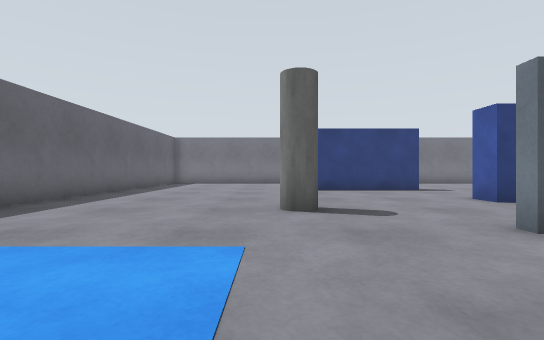
[1] (above)

21 first-person views from a walk through a world built for the Gazebo simulator. The camera is 0.72 m above the floor, looks level and sees 85° across. The floor is counted in squares, 1 m on a side. Each view is taken from the middle of a square. On the plan, view 1 faces up. The plan holds only what a view shows up to about 10 squares ahead; the rest is blank. Robots are left out. Some stock models are drawn as simple stand-ins.

[2]
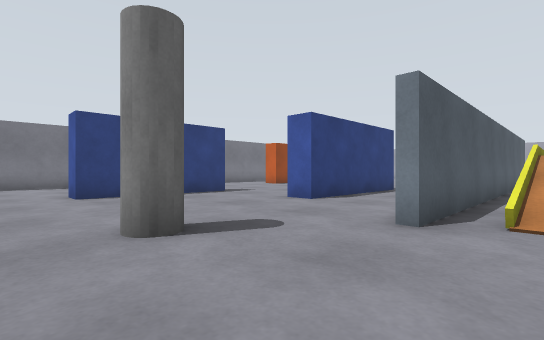

[3]
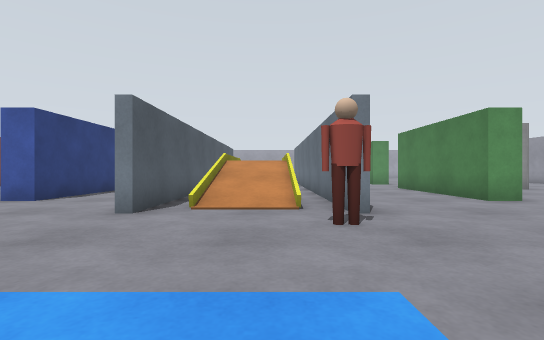

[4]
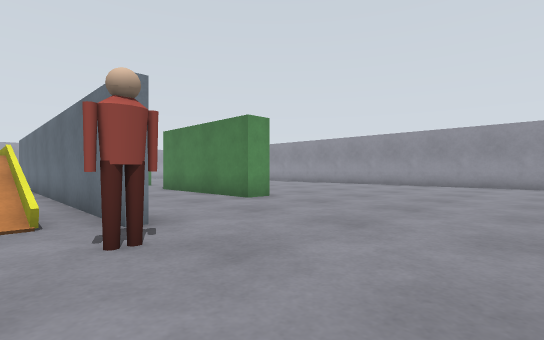

[5]
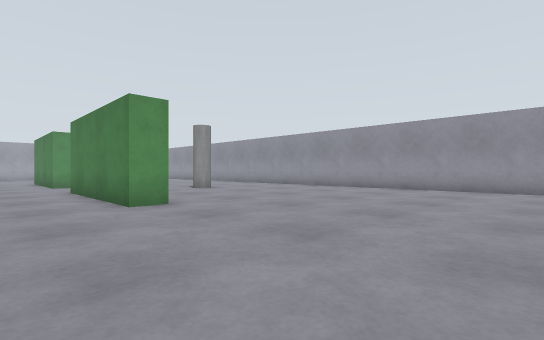

[6]
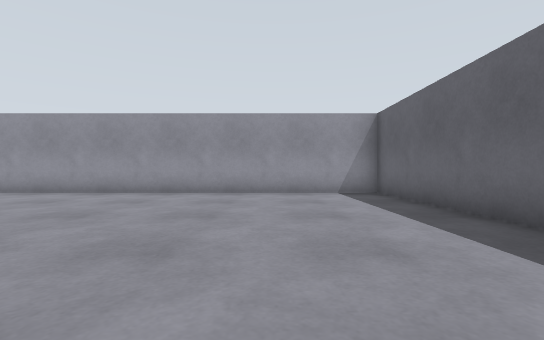

[7]
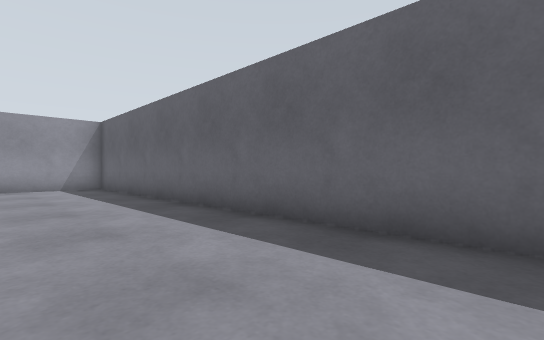

[8]
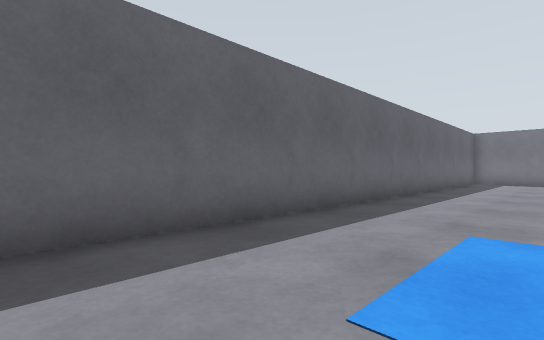

[9]
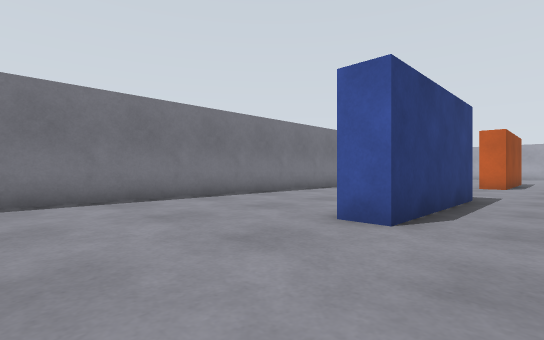

[10]
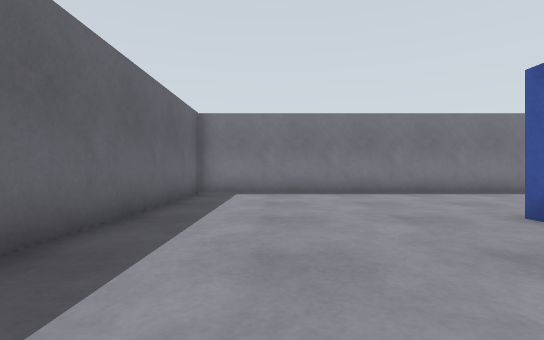

[11]
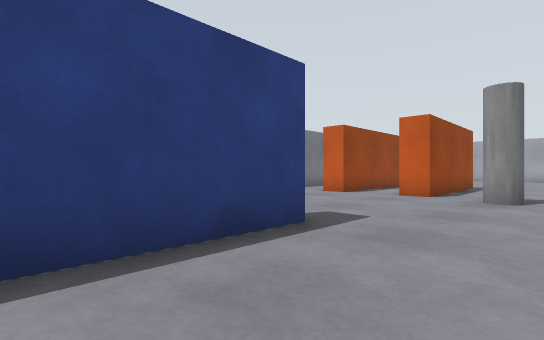

[12]
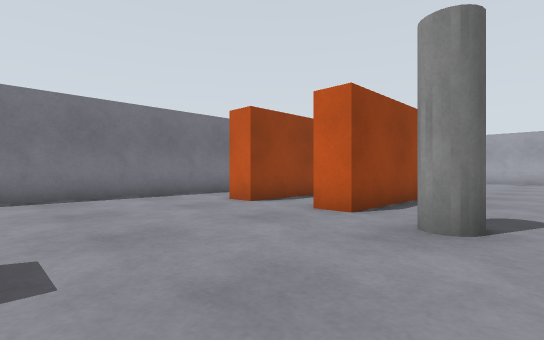

[13]
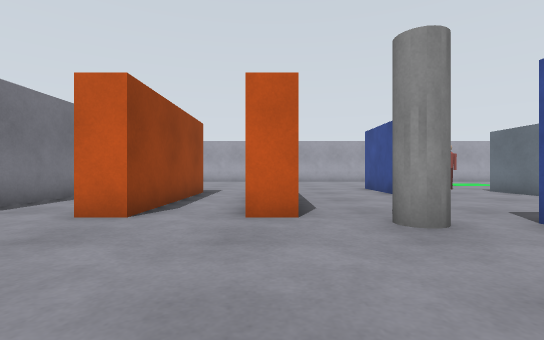

[14]
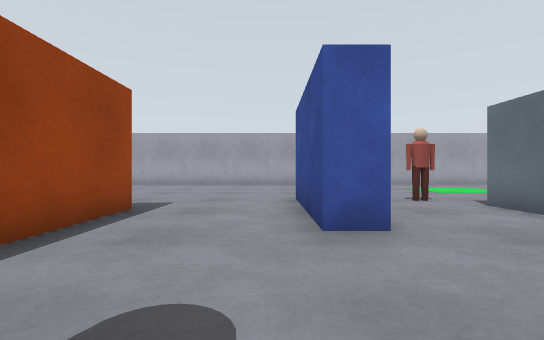

[15]
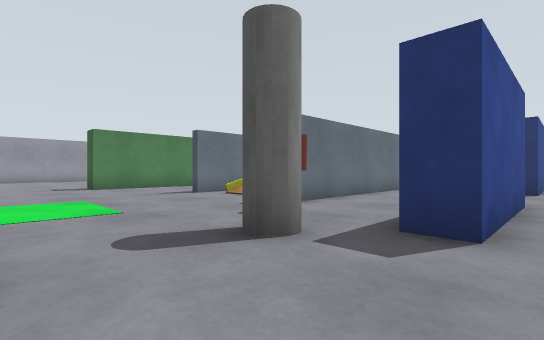

[16]
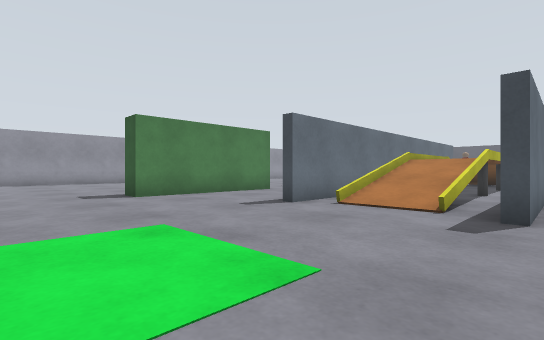

[17]
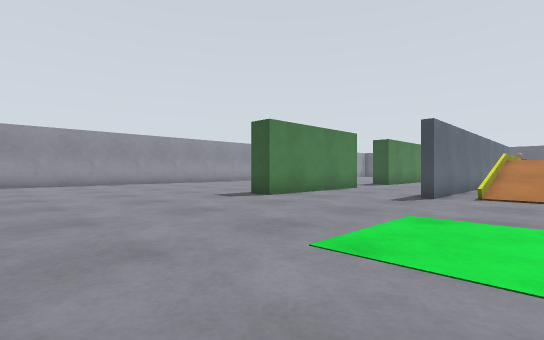

[18]
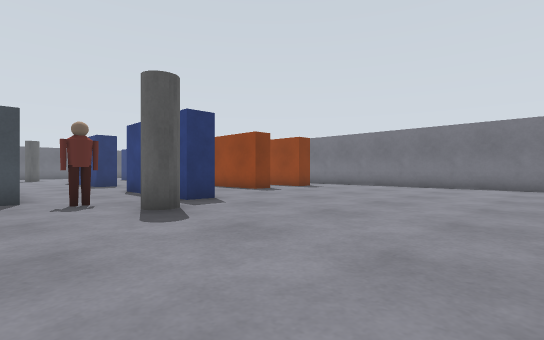

[19]
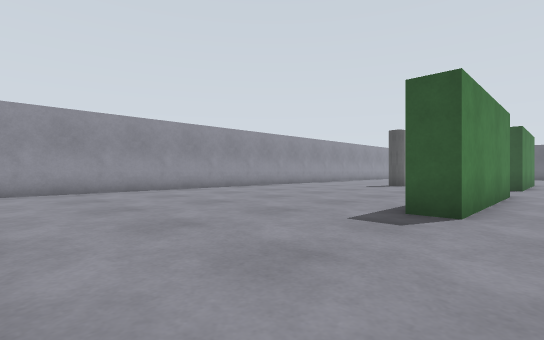

[20]
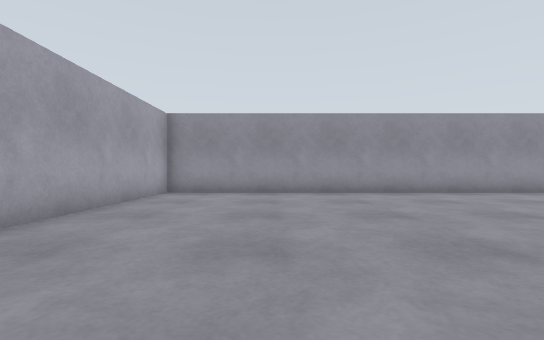

[21]
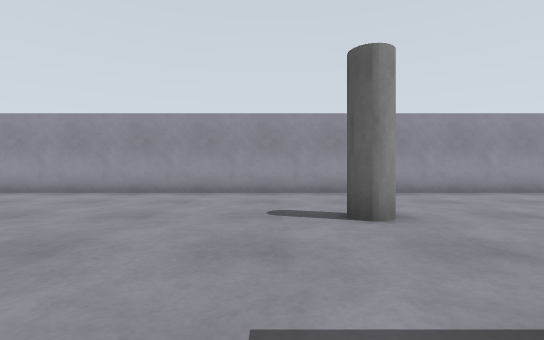

### Floor plan
Points are (right, up) in squares from view 1. A wall is a line through its corners. A room is listed if a view was taken in it or the views show most of it. See-through windows are left out.
Room 1 (views 1, 2, 3, 4, 5, 6, 7, 8, 9, 10, 11, 12, 13, 14, 15, 16, 17, 18, 19, 20, 21)
walls: (11.1, 3.6) (16, 3.6) (16, 3.2); (11.6, 3.3) (3, 3.3) (3, 3.8); (8.6, 6.6) (5, 6.6) (5, 7.5); (3, -0.8) (3, -0.3) (16, -0.3) (16, -0.8); (13.1, -4.1) (18, -4.1) (18, -5); (7.6, 7.4) (10, 7.4); (5, -5) (5, -4.1) (10, -4.1); (14.8, 6.6) (13.5, 6.6) (13.5, 7.4) (17.5, 7.4) (17.5, 6.5); (5.2, 10.6) (0.8, 10.6) (0.8, 11.5); (15.5, 10.6) (10.5, 10.6) (10.5, 11.5); (15.5, 13.2) (10.5, 13.2) (10.5, 14); (8.6, -13.3) (24.3, -13.3) (24.3, -7.5); (14, 16.3) (-5.3, 16.3) (-5.3, -13.3) (7.1, -13.3)
objects: pillar (0, 5) to (1, 5); person (2, 0); ramp (5, 2) to (9, 2); pillar (9, -9) to (10, -8); pillar (10, 9); ramp (11, 2) to (14, 2); person (17, 4) to (17, 5); pillar (18, 5) to (19, 6)

Positions as (right, up) in squares from view 1, and headings:
1: (0, 0), facing up
2: (-1, 2), facing up-right
3: (-2, 1), facing right
4: (-1, 1), facing down-right
5: (-1, -2), facing down-right
6: (-2, -4), facing down
7: (-2, -1), facing down-left
8: (-2, -1), facing up-left
9: (-3, 9), facing up-right
10: (-3, 7), facing up
11: (2, 8), facing up-right
12: (6, 8), facing up-right
13: (6, 11), facing right
14: (10, 8), facing right
15: (21, 8), facing down-left
16: (21, 4), facing down-left
17: (24, 2), facing down-left
18: (24, 3), facing up-left
19: (23, -3), facing down-left
20: (21, -4), facing down
21: (11, -4), facing down
